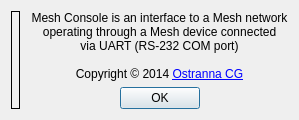
<?xml version="1.0" encoding="UTF-8"?>
<ui version="4.0">
 <class>aboutDialog</class>
 <widget class="QDialog" name="aboutDialog">
  <property name="windowTitle">
   <string>About Mesh Console</string>
  </property>
  <property name="windowIcon">
   <iconset>
    <normaloff>images/icon.png</normaloff>images/icon.png</iconset>
  </property>
  <property name="modal">
   <bool>true</bool>
  </property>
  <layout class="QHBoxLayout" name="horizontalLayout">
   <item>
    <widget class="QLabel" name="iconLabel">
     <property name="maximumSize">
      <size>
       <width>128</width>
       <height>128</height>
      </size>
     </property>
     <property name="frameShape">
      <enum>QFrame::Box</enum>
     </property>
     <property name="pixmap">
      <pixmap>images/icon.png</pixmap>
     </property>
     <property name="scaledContents">
      <bool>true</bool>
     </property>
    </widget>
   </item>
   <item>
    <layout class="QVBoxLayout" name="verticalLayout">
     <property name="leftMargin">
      <number>5</number>
     </property>
     <item>
      <widget class="QLabel" name="textLabel">
       <property name="text">
        <string>Mesh Console is an interface to a Mesh network&lt;br&gt;operating through a Mesh device connected&lt;br&gt;via UART (RS-232 COM port)&lt;br&gt;&lt;br&gt;Copyright &amp;copy; 2014 &lt;a href=&quot;http://ostranna.ru&quot;&gt;Ostranna CG&lt;/a&gt;</string>
       </property>
       <property name="alignment">
        <set>Qt::AlignCenter</set>
       </property>
       <property name="openExternalLinks">
        <bool>true</bool>
       </property>
      </widget>
     </item>
     <item>
      <widget class="QDialogButtonBox" name="buttonBox">
       <property name="standardButtons">
        <set>QDialogButtonBox::Ok</set>
       </property>
       <property name="centerButtons">
        <bool>true</bool>
       </property>
      </widget>
     </item>
    </layout>
   </item>
  </layout>
 </widget>
 <resources/>
 <connections>
  <connection>
   <sender>buttonBox</sender>
   <signal>accepted()</signal>
   <receiver>aboutDialog</receiver>
   <slot>accept()</slot>
   <hints>
    <hint type="sourcelabel">
     <x>20</x>
     <y>20</y>
    </hint>
    <hint type="destinationlabel">
     <x>20</x>
     <y>20</y>
    </hint>
   </hints>
  </connection>
  <connection>
   <sender>buttonBox</sender>
   <signal>rejected()</signal>
   <receiver>aboutDialog</receiver>
   <slot>reject()</slot>
   <hints>
    <hint type="sourcelabel">
     <x>20</x>
     <y>20</y>
    </hint>
    <hint type="destinationlabel">
     <x>20</x>
     <y>20</y>
    </hint>
   </hints>
  </connection>
 </connections>
</ui>
